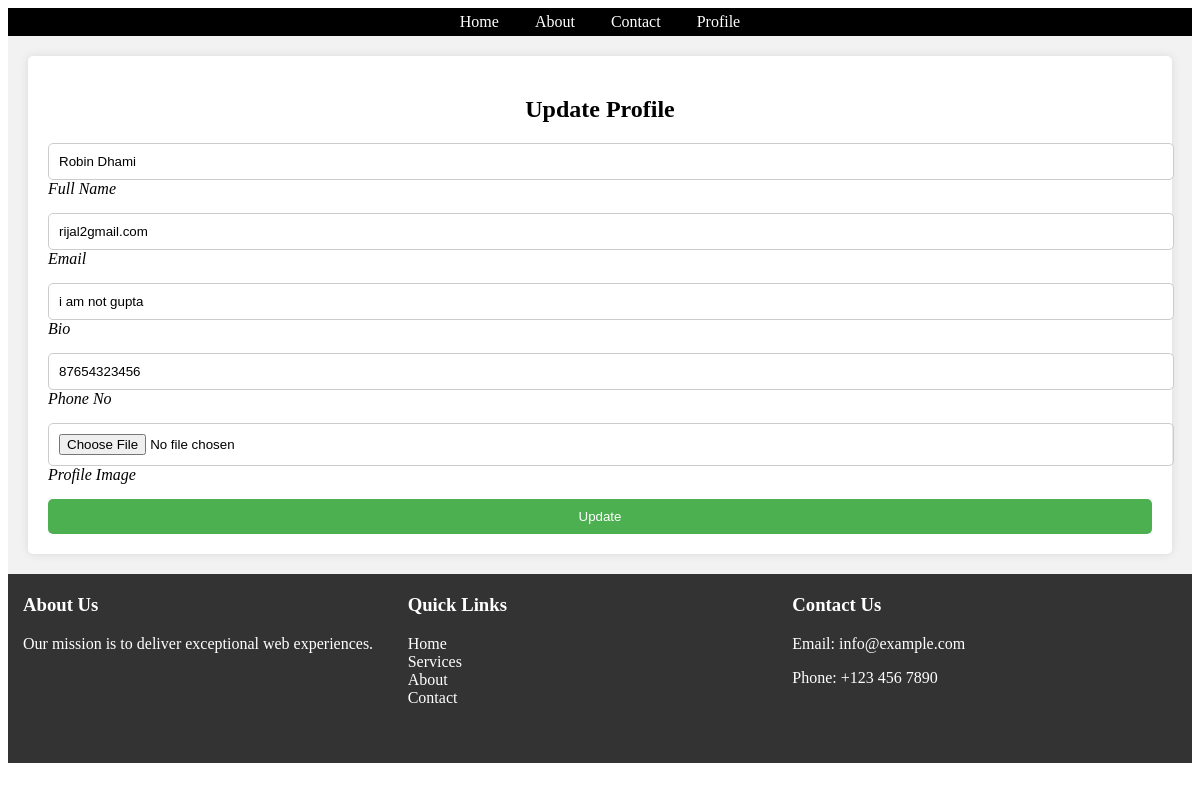
Screenshot of /update-student/4/ with the database file from the repository.
### home/models.py (models this page shows)
class Student(models.Model):
    User= models.ForeignKey(User,on_delete=models.SET_NULL,null=True,blank=True) #This is used to authenticate user
    name=models.CharField(max_length=100)
    image= models.ImageField(upload_to="stud")
    email=models.EmailField(unique=True,default="")
    bio= models.TextField(blank=True)
    phone= models.CharField(max_length=20, null=True, blank=True)

### home/views.py (the view, shortened to what this page needs)
# urls.py: path('update-student/<id>/',update_student,name='update_student'),
def update_student(request, id):
    queryset = Student.objects.get(id=id)
    context = {"student": queryset}
    return render(request, 'update.html', context)

### home/Templates/update.html (shortened to what this page needs)
{% extends 'base.html' %}
{% block start %}
    <div class="signin" style="background-color: #f2f2f2; padding: 20px;">
        <div class="content" style="background-color: #fff; padding: 20px; border-radius: 5px; box-shadow: 0px 0px 10px 0px rgba(0,0,0,0.1);">
            <h2 style="text-align: center;">Update Profile</h2>
            <form method="post" enctype="multipart/form-data" style="margin-top: 20px;">
                <div class="form">
                    <div class="inputBox" style="margin-bottom: 15px;">
                        <input type="text" required name="name" value="{{ student.name }}" style="width: 100%; padding: 10px; border: 1px solid #ccc; border-radius: 5px;"> <i>Full Name</i>
                    </div>
                    <div class="inputBox" style="margin-bottom: 15px;">
                        <input type="text" required name="email" value="{{ student.email }}" style="width: 100%; padding: 10px; border: 1px solid #ccc; border-radius: 5px;"> <i>Email</i>
                    </div>
                    <div class="inputBox" style="margin-bottom: 15px;">
                        <input type="text" required name="bio" value="{{ student.bio }}" style="width: 100%; padding: 10px; border: 1px solid #ccc; border-radius: 5px;"> <i>Bio</i>
                    </div>
                    <div class="inputBox" style="margin-bottom: 15px;">
                        <input type="number" required name="phone" value="{{ student.phone }}" style="width: 100%; padding: 10px; border: 1px solid #ccc; border-radius: 5px;"> <i>Phone No</i>
                    </div>
                    <div class="inputBox" style="margin-bottom: 15px;">
                        <input type="file" required name="img" value="{{ student.img }}" style="width: 100%; padding: 10px; border: 1px solid #ccc; border-radius: 5px;"> <i>Profile Image</i>
                    </div>
                    <div class="inputBox">
                        <input type="submit" value="Update" style="width: 100%; padding: 10px; border: none; border-radius: 5px; background-color: #4CAF50; color: white; cursor: pointer;">
                    </div>
                </div>
            </form>
        </div>
    </div>
{% endblock %}

### rows the page displays
Student: name "Robin Dhami", email "rijal2gmail.com", bio "i am not gupta", phone "87654323456"
